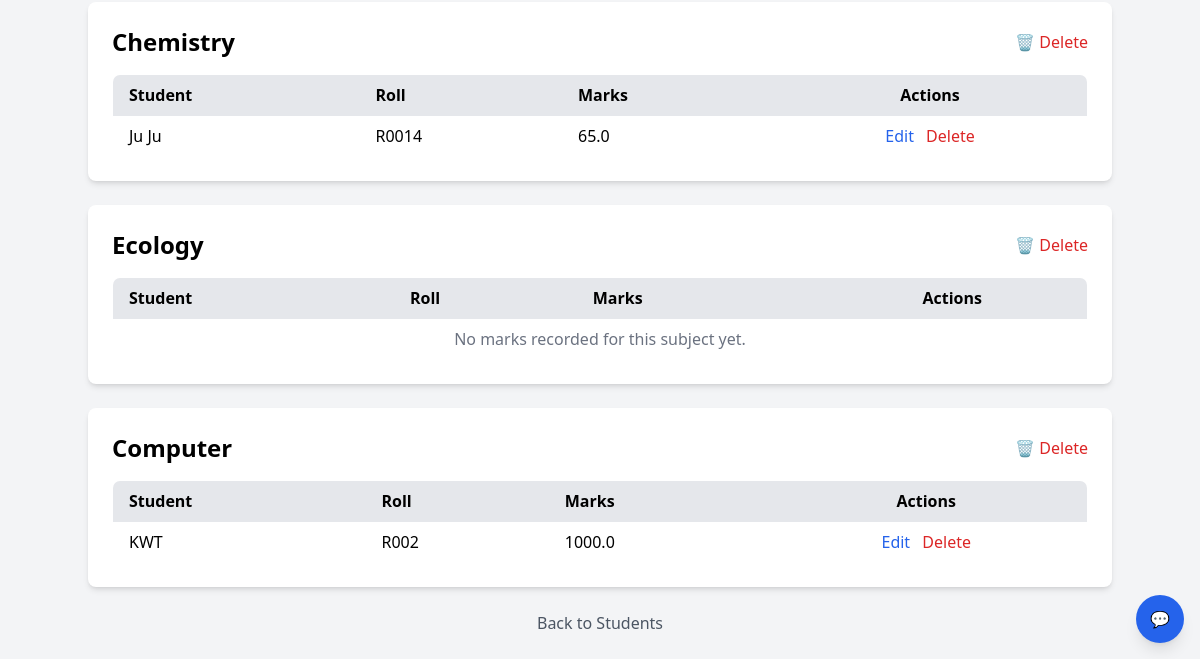
Before: /subjects/ (signed in, lower part) with the older database file.
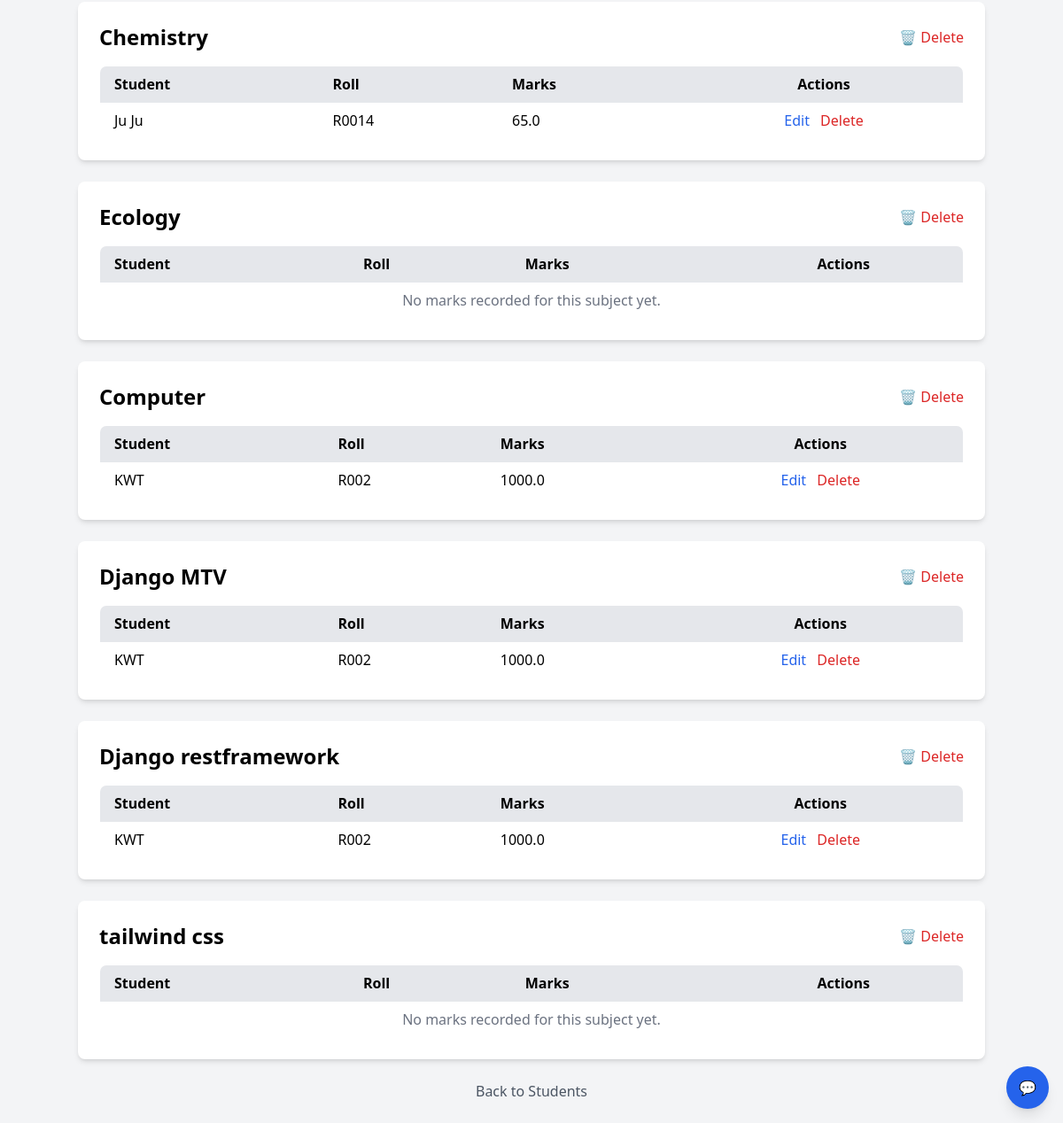
After: the same page with the newer database file.
### myapp/models.py (models this page shows, shortened)
class Subject(models.Model):
    name = models.CharField(max_length=100, unique=True)

class Mark(models.Model):
    student = models.ForeignKey(Student, on_delete=models.CASCADE)
    subject = models.ForeignKey(Subject, on_delete=models.CASCADE)
    marks_obtained = models.FloatField()

class Student(models.Model):
    name = models.CharField(max_length=100)
    roll_number = models.CharField(max_length=20, unique=True)

### myapp/views.py (the view)
# urls.py: path('subjects/', views.subject_list, name='subject_list'),
@login_required(login_url='login')
def subject_list(request):
    subjects = Subject.objects.prefetch_related("mark_set__student")
    return render(request, "myapp/subject_list.html", {"subjects": subjects})

### myapp/templates/myapp/subject_list.html (shortened to what this page needs)
{% extends 'myapp/base.html' %}
{% block content %}
<div class="container mx-auto mt-8">
{% for subject in subjects %}
<div class="bg-white shadow-md rounded-lg p-6 mb-6">
    <div class="flex justify-between items-center mb-4">
        <h2 class="text-2xl font-semibold">{{ subject.name }}</h2>
        <a href="{% url 'subject_delete' subject.pk %}"
           class="text-red-600 hover:text-red-800 font-medium">
           🗑️ Delete
        </a>
    </div>
    <div class="overflow-x-auto">
        <table class="min-w-full bg-white border border-gray-200 rounded-lg overflow-hidden">
            <thead class="bg-gray-200">
                <tr>
                    <th class="py-2 px-4 border-b text-left">Student</th>
                    <th class="py-2 px-4 border-b text-left">Roll</th>
                    <th class="py-2 px-4 border-b text-left">Marks</th>
                    <th class="py-2 px-4 border-b text-center">Actions</th>
                </tr>
            </thead>
            <tbody>
                {% for mark in subject.mark_set.all %}
                <tr class="border-b hover:bg-gray-100">
                    <td class="py-2 px-4">{{ mark.student.name }}</td>
                    <td class="py-2 px-4">{{ mark.student.roll_number }}</td>
                    <td class="py-2 px-4">{{ mark.marks_obtained }}</td>
                    <td class="py-2 px-4 text-center space-x-2">
                        <a href="{% url 'mark_update' mark.pk %}" class="text-blue-600 hover:underline">Edit</a>
                        <a href="{% url 'mark_delete' mark.pk %}" class="text-red-600 hover:underline">Delete</a>
                    </td>
                </tr>
                {% empty %}
                <tr>
                    <td colspan="4" class="py-2 text-center text-gray-500">
                        No marks recorded for this subject yet.
                    </td>
                </tr>
                {% endfor %}
            </tbody>
        </table>
    </div>
</div>
{% empty %}
<p class="text-center text-gray-500">No subjects yet.</p>
{% endfor %}
<div class="text-center mt-4">
    <a href="{% url 'student_list' %}" class="text-gray-600 hover:underline">Back to Students</a>
</div>
{% endblock %}

Changed rows visible on the page:
added Subject: name "Django MTV"
added Mark: student.name "KWT", student.roll_number "R002", marks_obtained "1000.0", shown under "Django MTV"
added Subject: name "Django restframework"
added Mark: student.name "KWT", student.roll_number "R002", marks_obtained "1000.0", shown under "Django restframework"
added Subject: name "tailwind css"
